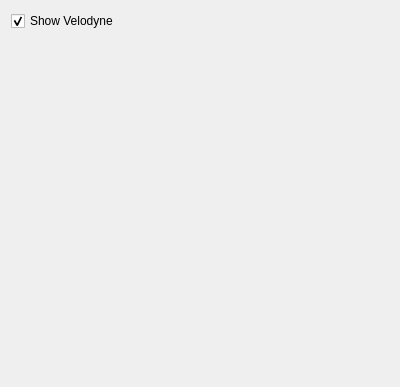
<?xml version="1.0" encoding="UTF-8"?>
<ui version="4.0">
 <class>VelodyneControl</class>
 <widget class="QWidget" name="VelodyneControl">
  <property name="geometry">
   <rect>
    <x>0</x>
    <y>0</y>
    <width>400</width>
    <height>387</height>
   </rect>
  </property>
  <property name="windowTitle">
   <string>Form</string>
  </property>
  <layout class="QVBoxLayout" name="verticalLayout">
   <item>
    <layout class="QGridLayout" name="showLayout">
     <item row="0" column="0">
      <widget class="QCheckBox" name="showVelodyneCheckBox">
       <property name="text">
        <string>Show Velodyne</string>
       </property>
       <property name="checked">
        <bool>true</bool>
       </property>
      </widget>
     </item>
    </layout>
   </item>
   <item>
    <spacer name="verticalSpacer">
     <property name="orientation">
      <enum>Qt::Vertical</enum>
     </property>
     <property name="sizeType">
      <enum>QSizePolicy::Expanding</enum>
     </property>
     <property name="sizeHint" stdset="0">
      <size>
       <width>20</width>
       <height>40</height>
      </size>
     </property>
    </spacer>
   </item>
  </layout>
  <action name="testAction">
   <property name="text">
    <string>Test</string>
   </property>
  </action>
 </widget>
 <resources/>
 <connections>
  <connection>
   <sender>showVelodyneCheckBox</sender>
   <signal>toggled(bool)</signal>
   <receiver>VelodyneControl</receiver>
   <slot>showVelodyneToggled(bool)</slot>
   <hints>
    <hint type="sourcelabel">
     <x>209</x>
     <y>100</y>
    </hint>
    <hint type="destinationlabel">
     <x>199</x>
     <y>193</y>
    </hint>
   </hints>
  </connection>
 </connections>
 <slots>
  <slot>showVelodyneToggled(bool)</slot>
 </slots>
</ui>
